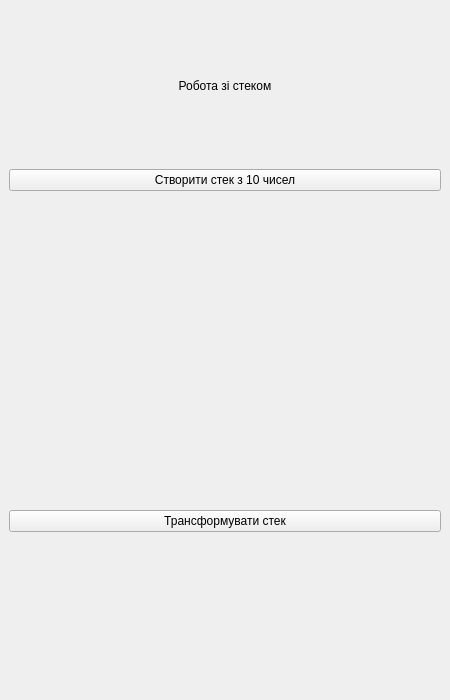
<?xml version="1.0" encoding="UTF-8"?>
<ui version="4.0">
 <class>MainWindow</class>
 <widget class="QMainWindow" name="MainWindow">
  <property name="geometry">
   <rect>
    <x>0</x>
    <y>0</y>
    <width>450</width>
    <height>700</height>
   </rect>
  </property>
  <property name="windowTitle">
   <string>MainWindow</string>
  </property>
  <widget class="QWidget" name="centralwidget">
   <layout class="QVBoxLayout" name="verticalLayout" stretch="1,1,2,1,1">
    <item>
     <widget class="QLabel" name="title">
      <property name="text">
       <string>Робота зі стеком</string>
      </property>
      <property name="alignment">
       <set>Qt::AlignmentFlag::AlignCenter</set>
      </property>
     </widget>
    </item>
    <item>
     <widget class="QPushButton" name="pushButton_create_stack">
      <property name="text">
       <string>Створити стек з 10 чисел</string>
      </property>
     </widget>
    </item>
    <item>
     <widget class="QLabel" name="label_stack_result">
      <property name="text">
       <string/>
      </property>
      <property name="alignment">
       <set>Qt::AlignmentFlag::AlignCenter</set>
      </property>
     </widget>
    </item>
    <item>
     <widget class="QPushButton" name="pushButton_process_stack">
      <property name="text">
       <string>Трансформувати стек</string>
      </property>
     </widget>
    </item>
    <item>
     <widget class="QLabel" name="label_status">
      <property name="text">
       <string/>
      </property>
     </widget>
    </item>
   </layout>
  </widget>
 </widget>
 <resources/>
 <connections/>
</ui>
